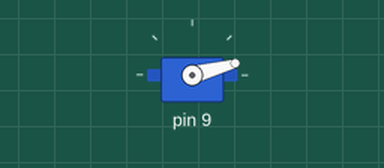
The sketch below on a simulated Arduino Uno, built with avr-gcc and run on an emulated ATmega328P. Shown: servo. Random numbers use the default seed unless the sketch sets one.

Above: at 0.1 s.
At 17.29 s:
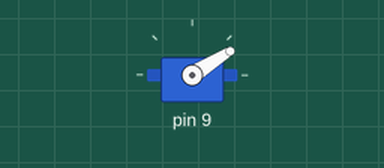
At 18.22 s:
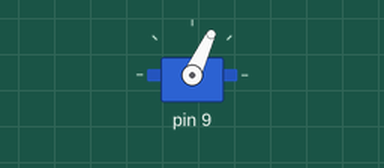
At 19.0 s:
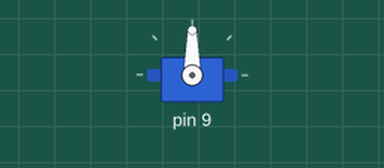
Timing chart, 0 to 20.5 s (numbered marks = the images above):
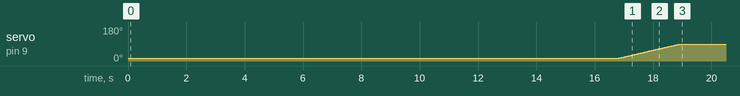

The sketch:

sporeography.ino
```cpp
#include <Servo.h>  // Include the Servo library

class Spore {
private:
  Servo servo;                            // Servo object
  int servoPin;                           // Pin connected to the servo motor
  unsigned long lastActionTime;           // Last time an action was performed
  unsigned long randomDelay;              // Random delay between actions
  unsigned long systemStartTime;          // System start time
  const unsigned long MIN_DELAY = 10000;  // 3 minutes in milliseconds - 180000
  const unsigned long MAX_DELAY = 20000;  // 4 minutes in milliseconds - 240000
  const unsigned long PAUSE = 60000;
  const unsigned long MAX_RUNTIME = 1209600000;  // 2 weeks in milliseconds

  // Servo positions (angles) within valid range
  const int ANGLES[5] = { 15, 45, 90, 135, 180 };  // Adjusted to servo limits (0°-180°)
  const int NUM_ANGLES = 5;
  int chosenAngle = 0;
  int currentAngle = 0;  // Track the current position of the servo

  // State machine states
  enum State { IDLE,
               OPEN,
               CLOSE,
               BUTTERFLY } currentState;

public:
  // Constructor
  Spore(int pin)
    : servoPin(pin), lastActionTime(0), randomDelay(0), currentState(IDLE) {}

  // Initialize the servo and set the system start time
  void begin() {
    servo.attach(servoPin);
    systemStartTime = millis();
    randomDelay = random(MIN_DELAY, MAX_DELAY);
    currentAngle = ANGLES[0];   // Start at the initial angle
    servo.write(currentAngle);  // Set servo to the starting position
  }

  // Main function to manage states
  void update() {
    // Check if the system should stop after 2 weeks
    if (millis() - systemStartTime > MAX_RUNTIME) {
      servo.detach();
      return;
    }

    unsigned long currentTime = millis();

    switch (currentState) {
      case IDLE:
        if (currentTime - lastActionTime >= randomDelay) {
          currentState = OPEN;  // Passe à l'état OPEN
        }
        break;

      case OPEN:
        chosenAngle = random(1, NUM_ANGLES);             // Choose a random angle (from ANGLES array)
        openServo(ANGLES[chosenAngle], random(5, 40));  // Move to the chosen angle
        delay(PAUSE);
        currentState = CLOSE;
        break;

      case CLOSE:
        closeServo(ANGLES[0], random(5, 40));  // Close to the initial angle (15°)
        lastActionTime = currentTime;
        randomDelay = random(MIN_DELAY, MAX_DELAY);
        currentState = random(0, 2) == 0 ? IDLE : BUTTERFLY;  // Random next state
        break;

      case BUTTERFLY:
        butterflyMovement(5, random(10, 40));  // 5 repetitions with random speed
        lastActionTime = currentTime;
        randomDelay = random(MIN_DELAY, MAX_DELAY);
        currentState = IDLE;
        break;
    }
  }

private:
  // Function to open the servo to a specific angle at a given speed
  void openServo(int angle, int speed) {
    for (int pos = currentAngle; pos <= angle; pos++) {
      servo.write(pos);
      delay(speed);
    }
    currentAngle = angle;  // Update the current position
  }

  // Function to close the servo to a specific angle at a given speed
  void closeServo(int angle, int speed) {
    for (int pos = currentAngle; pos >= angle; pos--) {
      servo.write(pos);
      delay(speed);
    }
    currentAngle = angle;  // Update the current position
  }

  // Function to perform butterfly movement
  void butterflyMovement(int repetitions, int speed) {
    for (int i = 0; i < repetitions; i++) {
      openServo(ANGLES[chosenAngle], speed);
      delay(200);
      closeServo(ANGLES[chosenAngle - 1], speed);
    }
  }
};

Spore spore(9);  // Create an instance of the Spore class, using pin 9 for the servo

void setup() {
  Serial.begin(9600);
  spore.begin();  // Initialize the Spore instance
}

void loop() {
  spore.update();  // Update the Spore state machine
}
```

Measured:
- by itself, servo on pin 9: moves from 15° to 90° over 2.1 s
